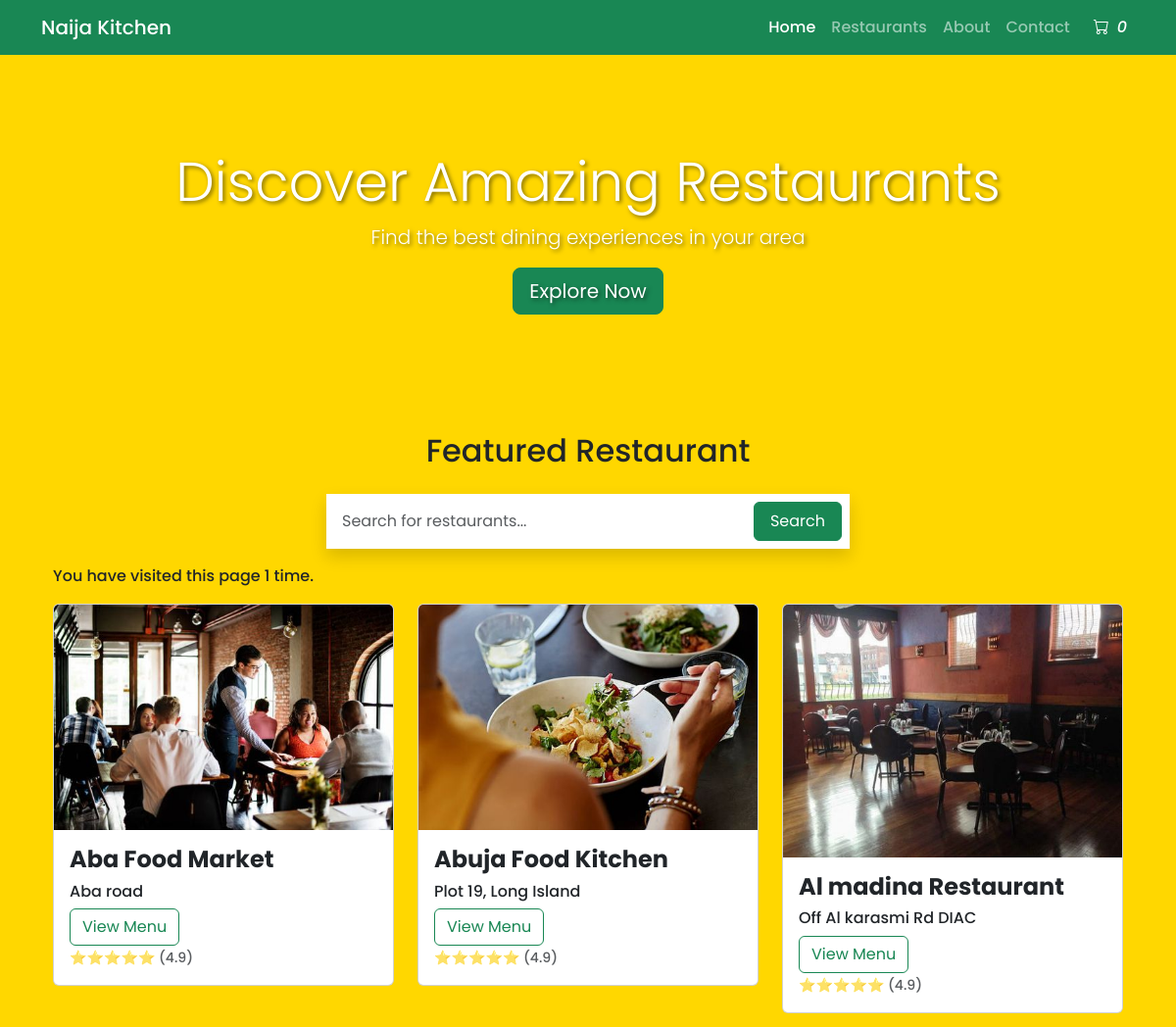
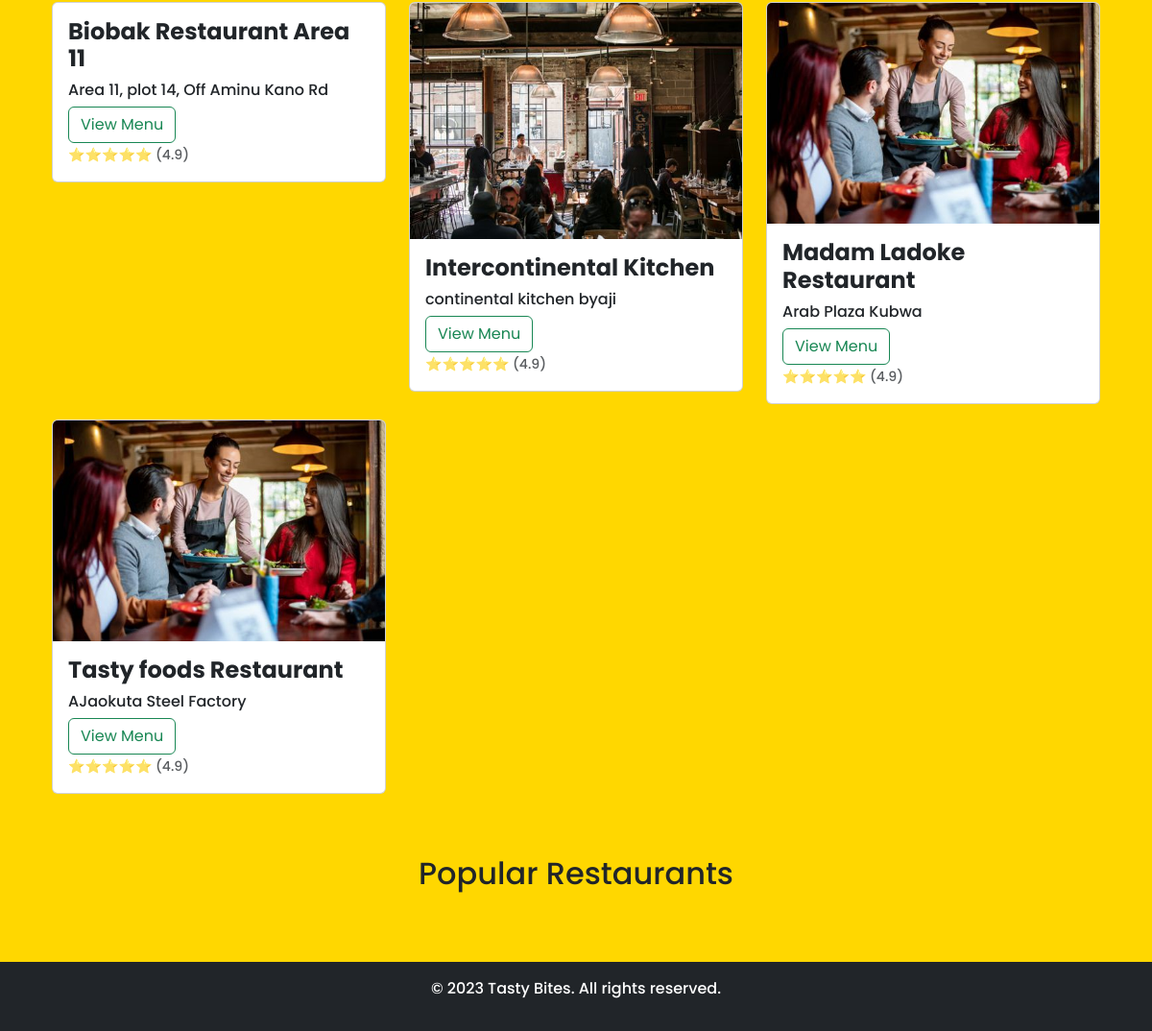
The app's page / (signed in) with its own data (2 pictures, top to bottom).
### naija_kitchen/models.py (models this page shows, shortened)
class Restaurant(models.Model):
    restaurant_name = models.CharField(max_length=200)
    slug = models.SlugField(max_length=200, blank=True)
    restaurant_address = models.CharField(max_length=200)
    restaurant_image = models.ImageField(
        null=True, blank=True, upload_to='uploaded_images')
    restaurant_contact = models.CharField(max_length=200)
    restaurant_owner = models.ForeignKey(
        'auth.User', blank=True, null=True, on_delete=models.CASCADE, related_name='user_restaurants')
    class Meta:
        ordering = ['restaurant_name']
        indexes = [
            models.Index(fields=['restaurant_name'])
        ]
    @property
    def imageURL(self):
        try:
            url = self.restaurant_image.url
        except:
            url = ''
        return url

### naija_kitchen/views.py (the view)
# urls.py: path("", get_all_restaurant, name="all_restaurants"),
def get_all_restaurant(request):
    if request.user.is_authenticated:
        visit_count = request.session.get('visit_count', 0)
        visit_count += 1
        request.session['visit_count'] = visit_count
        cart_items = get_cart_items_from_session(request)
        restaurants = Restaurant.objects.all()
        restaurant_json = json.dumps(list(Restaurant.objects.values()))
        context = {'restaurants': restaurants,
                'visit_count': visit_count, 'cartItems': cart_items, 'restaurant_json': restaurant_json}
        return render(request, 'restaurant_list.html', context)
    else:
        return redirect('admin/')

### naija_kitchen/views.py (called while the page is built)
def get_cart_items_from_session(request):
    cart_items_in_session = request.session.get('cartItems')
    return cart_items_in_session

### naija_kitchen/templates/restaurant_list.html (shortened to what this page needs)
{% extends 'main.html'%}
{% load static %}
    {% block content %}
    <header class="jumbotron jumbotron-fluid py-5 mb-4">
        <div class="container text-center py-5">
            <h1 class="display-4">Discover Amazing Restaurants</h1>
            <p class="lead">Find the best dining experiences in your area</p>
            <a href="#" class="btn btn-success btn-lg">Explore Now</a>
        </div>
    </header>
    <main class="container">
        <section class="mb-5">
            <h2 class="text-center mb-4">Featured Restaurant</h2>
            <div class="container h-100 mb-3">
                <div class="row h-100 justify-content-center align-items-center">
                    <div class="col-md-8 col-lg-6">
                        <form action="" method="get" class="d-flex shadow p-2 bg-white">
                            <input id="searchInput" class="form-control me-2 p-2 border-0 shadow-none" type="search"
                                placeholder="Search for restaurants..." aria-label="Search" />
                            <button class="btn btn-success px-3" type="submit">
                                Search
                            </button>
                        </form>
                    </div>
                </div>
            </div>
            <div class="container">
                <p>You have visited this page {{ visit_count }} time{{ visit_count|pluralize }}.</p>
                <div id="productCard" class="row">
                    {% for restaurant in restaurants %}
                    <div class="col-sm-4 mb-3">
                        <div class="card">
                            <img class="card-img-top img-fluid" src="{{restaurant.imageURL}}"
                                alt="{{restaurant.imageURL}}" />
                            <div class="card-body text-start">
                                <h4><strong>{{restaurant.restaurant_name}}</strong></h4>
                                <h6>{{restaurant.restaurant_address}}</h6>
                                <a id="restaurant-link" class="btn btn-outline-success" href="{% url 'restaurant_menucategories' restaurant_slug=restaurant.slug%}">View
                                    Menu</a>
                                <p class="card-text">
                                    <small class="text-muted">⭐⭐⭐⭐⭐ (4.9)</small>
                                </p>
                            </div>
                        </div>
                    </div>
                    {% endfor%}
                </div>
            </div>
        </section>
        <section>
            <h2 class="text-center mb-4">Popular Restaurants</h2>
        </section>
    </main>
    <footer class="bg-dark text-white text-center py-3 mt-5">
        <p>&copy; 2023 Tasty Bites. All rights reserved.</p>
    </footer>
    {% endblock %}

### static/css/style.css (style rules this page uses)
body { font-family: 'Poppins sans-serif'; }
.bg-color { background-color: #FFD700; }
.jumbotron { background-size: cover; background-position: center; color: white; text-shadow: 2px 2px 4px rgba(0, 0, 0, 0.5); }
.poppins-medium { font-family: "Poppins", sans-serif; font-weight: 500; font-style: normal; }

### records on screen
Restaurant: imageURL (picture), restaurant_name "Aba Food Market", restaurant_address "Aba road"
Restaurant: imageURL (picture), restaurant_name "Abuja Food Kitchen", restaurant_address "Plot 19, Long Island"
Restaurant: imageURL (picture), restaurant_name "Al madina Restaurant", restaurant_address "Off Al karasmi Rd DIAC"
Restaurant: restaurant_name "Biobak Restaurant Area 11", restaurant_address "Area 11, plot 14, Off Aminu Kano Rd"
Restaurant: imageURL (picture), restaurant_name "Intercontinental Kitchen", restaurant_address "continental kitchen byaji"
Restaurant: imageURL (picture), restaurant_name "Madam Ladoke Restaurant", restaurant_address "Arab Plaza Kubwa"
Restaurant: imageURL (picture), restaurant_name "Tasty foods Restaurant", restaurant_address "AJaokuta Steel Factory"

### other values on screen
{{ visit_count }} "1"
